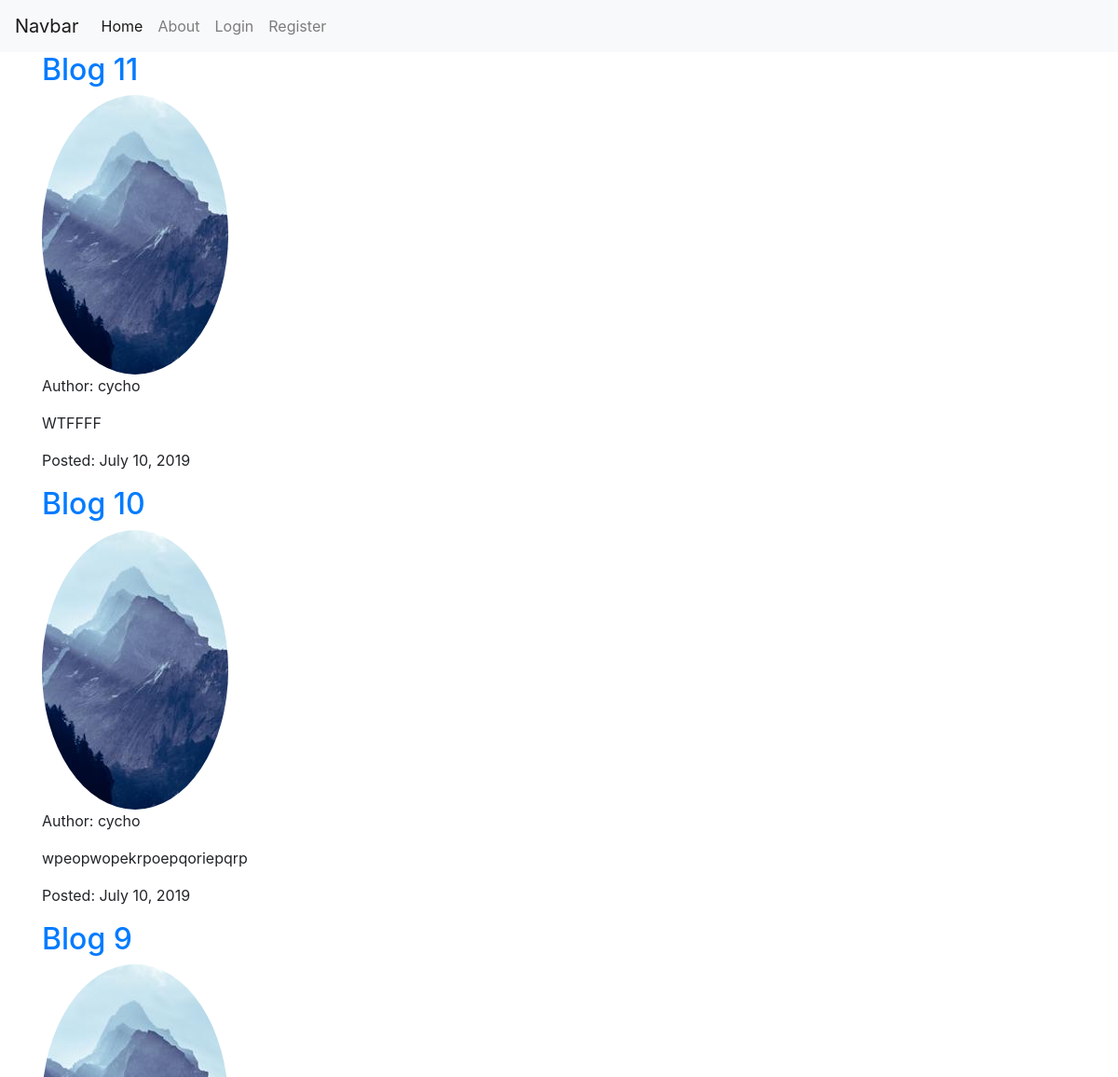
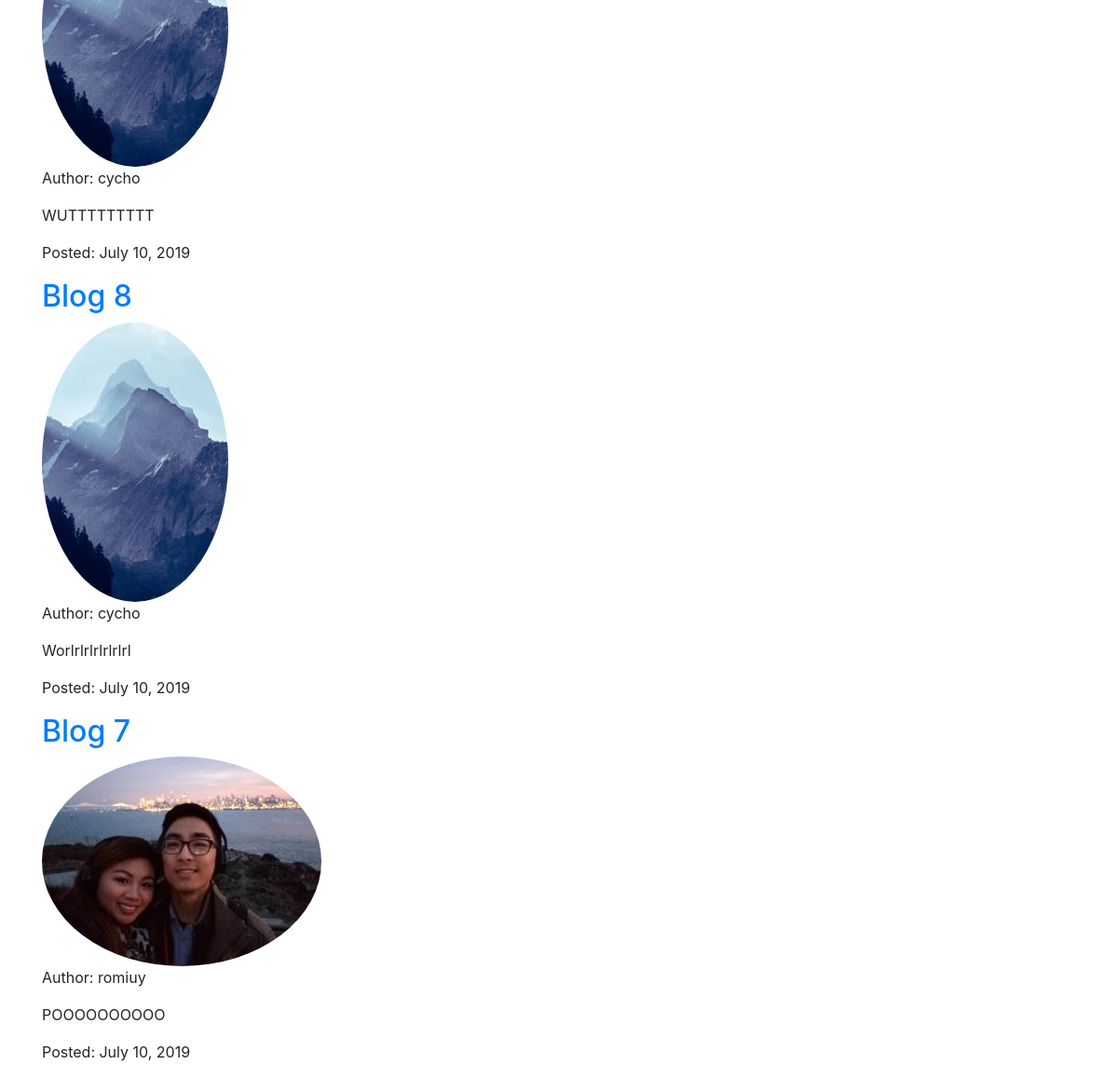
The page / on the database its author committed (2 pictures, top to bottom).
### blog/models.py (models this page shows, shortened)
class Post(models.Model):
    title = models.CharField(max_length=100)
    content = models.TextField()
    date_posted = models.DateTimeField(default=timezone.now)
    author = models.ForeignKey(User, on_delete=models.CASCADE)

### users/models.py (models this page shows, shortened)
class Profile(models.Model):
    user = models.OneToOneField(User, on_delete=models.CASCADE)
    image = models.ImageField(default='default.jpg', upload_to='profile_pics')

### blog/views.py (the view)
# urls.py: path('', PostListView.as_view(), name='blog-home'),
class PostListView(ListView):
    model = Post
    template_name = 'blog/home.html'  # <app>/<model>_<viewtype>.html
    context_object_name = 'posts'
    ordering = ['-date_posted']
    paginate_by = 5

### blog/templates/blog/home.html
{% extends 'blog/base.html' %}
{% block content %}
{% for post in posts %}
<h2><a href='{% url "post-detail" post.id %}'>{{ post.title }}</a></h2>
<img class='rounded-circle' src='{{post.author.profile.image.url}}'>
<p>Author: {{ post.author }}</p>
<p>{{ post.content }}</p>
<p>Posted: {{ post.date_posted|date:"F d, Y" }}</p>
{% endfor %}
{% endblock content %}

### rows shown on the page
Post: title "Blog 11", author.profile.image (placeholder picture), author "cycho", content "WTFFFF", date_posted "July 10, 2019"
Post: title "Blog 10", author.profile.image (placeholder picture), author "cycho", content "wpeopwopekrpoepqoriepqrp", date_posted "July 10, 2019"
Post: title "Blog 9", author.profile.image (placeholder picture), author "cycho", content "WUTTTTTTTTT", date_posted "July 10, 2019"
Post: title "Blog 8", author.profile.image (placeholder picture), author "cycho", content "Worlrlrlrlrlrlrl", date_posted "July 10, 2019"
Post: title "Blog 7", author.profile.image (picture), author "romiuy", content "POOOOOOOOOO", date_posted "July 10, 2019"
